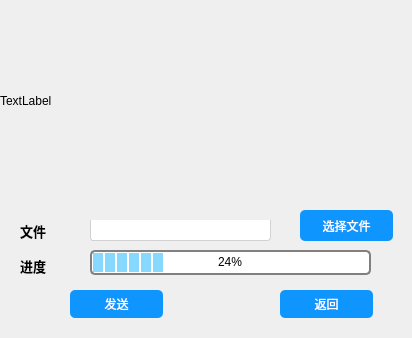
<?xml version="1.0" encoding="UTF-8"?>
<ui version="4.0">
 <class>sender</class>
 <widget class="QDialog" name="sender">
  <property name="geometry">
   <rect>
    <x>0</x>
    <y>0</y>
    <width>412</width>
    <height>338</height>
   </rect>
  </property>
  <property name="windowTitle">
   <string>Dialog</string>
  </property>
  <property name="styleSheet">
   <string notr="true">QProgressBar {
      border: 2px solid grey;
      border-radius: 5px;
      text-align: center;
  }
QProgressBar::chunk {
      background-color: #86d8fe;      
	  width: 10px;
      margin: 0.5px;
  }

QLineEdit
{
    background:white;
    padding-left:5px ;
    padding-top:1px ;
    border-bottom-left-radius:3px;
    border-bottom-right-radius:3px;
    border: 1px solid rgb(209 , 209 , 209);
    border-top:transparent;
}
QLineEdit:hover
{
    padding-top:0px ;
    border: 1px solid rgb(21 , 131 , 221);
}</string>
  </property>
  <widget class="QProgressBar" name="progressBar">
   <property name="geometry">
    <rect>
     <x>90</x>
     <y>250</y>
     <width>281</width>
     <height>25</height>
    </rect>
   </property>
   <property name="value">
    <number>24</number>
   </property>
  </widget>
  <widget class="QPushButton" name="buttonsend">
   <property name="geometry">
    <rect>
     <x>70</x>
     <y>290</y>
     <width>93</width>
     <height>28</height>
    </rect>
   </property>
   <property name="styleSheet">
    <string notr="true">QPushButton
{
    color:white;
    background-color:rgb(14 , 150 , 254);
    border-radius:5px;
}

QPushButton:hover
{
    color:white;
    background-color:rgb(44 , 137 , 255);
}

QPushButton:pressed
{
    color:white;
    background-color:rgb(14 , 135 , 228);
    padding-left:3px;
    padding-top:3px;
}</string>
   </property>
   <property name="text">
    <string>发送</string>
   </property>
  </widget>
  <widget class="QPushButton" name="buttonquit">
   <property name="geometry">
    <rect>
     <x>280</x>
     <y>290</y>
     <width>93</width>
     <height>28</height>
    </rect>
   </property>
   <property name="styleSheet">
    <string notr="true">QPushButton
{
    color:white;
    background-color:rgb(14 , 150 , 254);
    border-radius:5px;
}

QPushButton:hover
{
    color:white;
    background-color:rgb(44 , 137 , 255);
}

QPushButton:pressed
{
    color:white;
    background-color:rgb(14 , 135 , 228);
    padding-left:3px;
    padding-top:3px;
}</string>
   </property>
   <property name="text">
    <string>返回</string>
   </property>
  </widget>
  <widget class="QPushButton" name="buttonfile">
   <property name="geometry">
    <rect>
     <x>300</x>
     <y>210</y>
     <width>93</width>
     <height>31</height>
    </rect>
   </property>
   <property name="styleSheet">
    <string notr="true">QPushButton
{
    color:white;
    background-color:rgb(14 , 150 , 254);
    border-radius:5px;
}

QPushButton:hover
{
    color:white;
    background-color:rgb(44 , 137 , 255);
}

QPushButton:pressed
{
    color:white;
    background-color:rgb(14 , 135 , 228);
    padding-left:3px;
    padding-top:3px;
}</string>
   </property>
   <property name="text">
    <string>选择文件</string>
   </property>
  </widget>
  <widget class="QLineEdit" name="lineEdit">
   <property name="geometry">
    <rect>
     <x>90</x>
     <y>220</y>
     <width>181</width>
     <height>21</height>
    </rect>
   </property>
  </widget>
  <widget class="QLabel" name="labelMovie">
   <property name="geometry">
    <rect>
     <x>0</x>
     <y>0</y>
     <width>411</width>
     <height>201</height>
    </rect>
   </property>
   <property name="text">
    <string>TextLabel</string>
   </property>
   <property name="scaledContents">
    <bool>true</bool>
   </property>
  </widget>
  <widget class="QLabel" name="label">
   <property name="geometry">
    <rect>
     <x>20</x>
     <y>220</y>
     <width>61</width>
     <height>21</height>
    </rect>
   </property>
   <property name="font">
    <font>
     <family>Arial Black</family>
     <pointsize>10</pointsize>
     <weight>75</weight>
     <bold>true</bold>
    </font>
   </property>
   <property name="text">
    <string>文件</string>
   </property>
  </widget>
  <widget class="QLabel" name="label_2">
   <property name="geometry">
    <rect>
     <x>20</x>
     <y>250</y>
     <width>51</width>
     <height>31</height>
    </rect>
   </property>
   <property name="font">
    <font>
     <family>Arial Black</family>
     <pointsize>10</pointsize>
     <weight>75</weight>
     <bold>true</bold>
    </font>
   </property>
   <property name="text">
    <string>进度</string>
   </property>
  </widget>
  <zorder>labelMovie</zorder>
  <zorder>progressBar</zorder>
  <zorder>buttonsend</zorder>
  <zorder>buttonquit</zorder>
  <zorder>buttonfile</zorder>
  <zorder>lineEdit</zorder>
  <zorder>label</zorder>
  <zorder>label_2</zorder>
 </widget>
 <resources/>
 <connections/>
</ui>
